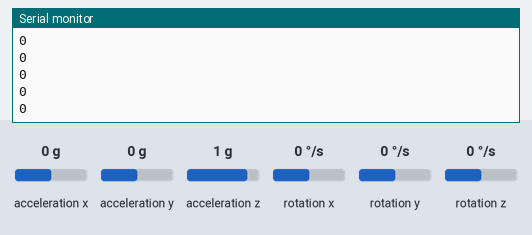
A sketch run on a simulated Arduino Uno, built with avr-gcc and run on an emulated ATmega328P. Shown: the last lines printed to the serial monitor. Wiring (inferred from the names in the program): MPU-6050 motion sensor at I2C address 0x68. Inputs (shaded band) come from the test bench; at power-on: acceleration x 0 g, acceleration y 0 g, acceleration z 1 g, rotation x 0 °/s, rotation y 0 °/s, rotation z 0 °/s.

Above: at 1.2 s.
1.3 s: acceleration x set to -1.4 g
At 2.2 s:
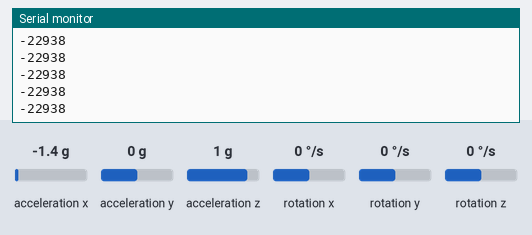
2.8 s: acceleration x set to -0.8 g
At 3.3 s:
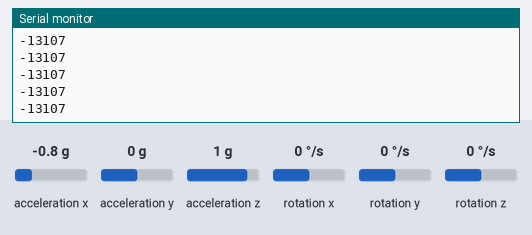
Timing chart, 0 to 5.8 s (numbered marks = the images above; inputs shaded):
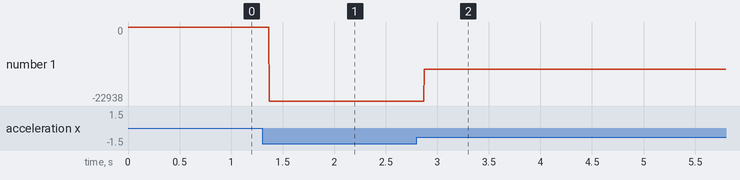

Measured:
- after the input at 1.3 s, the serial monitor: prints a new line after 0.07 s (image 1)
- after the input at 2.8 s, the serial monitor: prints a new line after 0.07 s (image 2)
- plotted number 1: 0 → -22938 after the input at 1.3 s, -22938 → -131 after the input at 2.8 s

The sketch:

MPU6050_Serial.ino
```cpp
extern int16_t AccX,AccY,AccZ,Temp,GyroX,GyroY,GyroZ;

void setup(){
  setUpI2C_MPU();

  Serial.begin(9600);
}
void loop(){
  MPU_ReadAll();
  Serial.println(AccX);
}
```

MPU6050_Utils.ino
```cpp
#include<Wire.h>

int16_t AccX,AccY,AccZ,Temp,GyroX,GyroY,GyroZ;
const int MPU6050_addr=0x68;


void setUpI2C_MPU()
{

  Wire.begin();
  Wire.beginTransmission(MPU6050_addr);
  Wire.write(0x6B);
  Wire.write(0);
  Wire.endTransmission(true);

}

void MPU_start()
{
  Wire.beginTransmission(MPU6050_addr);
  Wire.write(0x3B);
  Wire.endTransmission(false);
  Wire.requestFrom(MPU6050_addr,14,true);
}

void MPU_ReadAll()
{

  MPU_start();

  AccX=Wire.read()<<8|Wire.read();
  AccY=Wire.read()<<8|Wire.read();
  AccZ=Wire.read()<<8|Wire.read();
  Temp=Wire.read()<<8|Wire.read();
  GyroX=Wire.read()<<8|Wire.read();
  GyroY=Wire.read()<<8|Wire.read();
  GyroZ=Wire.read()<<8|Wire.read();

}
```
